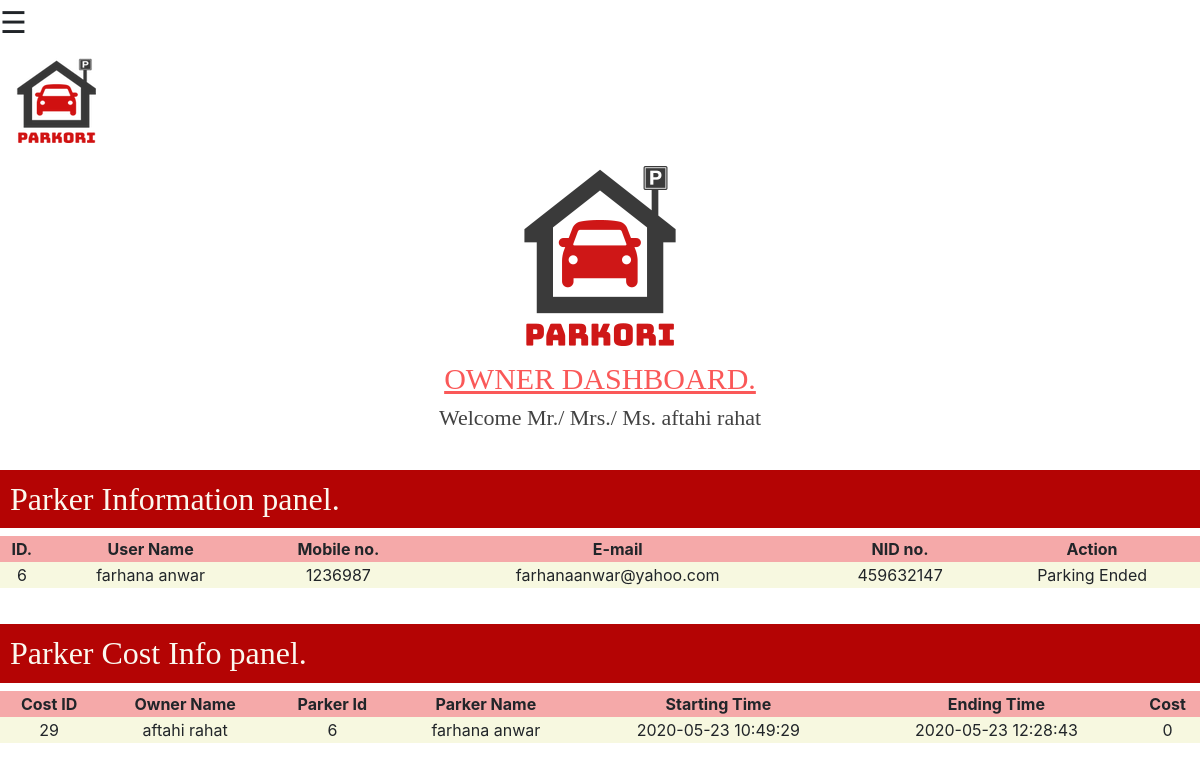
Page /Loginform/dashboards/ownerDashboard_update.php?p_name=farhana anwar (signed in) on the committed database.
### tables this page shows
CREATE TABLE `parker` (
  `id` int(6) NOT NULL,
  `username` varchar(55) NOT NULL,
  `password` varchar(60) NOT NULL,
  `email` varchar(70) NOT NULL,
  `mobile_no` int(15) NOT NULL,
  `nid` int(60) NOT NULL,
  `approval` varchar(20) NOT NULL DEFAULT 'no'
);

CREATE TABLE `cost_info` (
  `cost_id` int(10) NOT NULL,
  `owner_name` varchar(255) NOT NULL,
  `parker_id` int(11) NOT NULL,
  `parker_name` varchar(255) NOT NULL,
  `starting_time` datetime NOT NULL DEFAULT CURRENT_TIMESTAMP,
  `ending_time` datetime NOT NULL,
  `cost` float NOT NULL
);

### Loginform/dashboards/ownerDashboard_update.php (the view, shortened to what this page needs)
<?php include "includes/dbconnect.inc.php"; ?>
<?php
$adm = $msg1 = $msg3 = '';
if (isset($_SESSION['uname'])) {
    $adm = $_SESSION['uname'];
} else {
    header("Location:Ownerlogin.php");
}
?>
<!DOCTYPE html>
<html lang="en">
<head>
    <link rel="stylesheet" href="bootstrap.min.css">
    <link rel="stylesheet" href="owl.carousel.min.css">
    <link rel="stylesheet" href="owl.theme.default.min.css">
    <link href="find-parking-place.css" rel="stylesheet">
    <link href="sidebar.css" rel="stylesheet">
    <link rel="stylesheet" href="https://cdnjs.cloudflare.com/ajax/libs/font-awesome/4.7.0/css/font-awesome.min.css">
    <link rel="stylesheet" href="../../css/ownerDash_style.css">
</head>
<body>
    <span style="font-size:30px;cursor:pointer" onclick="openNav()">&#9776;</span>
    <div id="main">
        <nav class="navbar navbar-default" role="navigation">
            <a class="navbar-brand navbar-right" href="index.html"><img src="rsz_logo1.png"></a>
        </nav>
        <div align="center">
            <img src="LOGO.png" alt="logo"><br>
            <span style="color:#FA5858; font-size:30px; font-family:ebrima"><u> OWNER DASHBOARD. </u></span><br>
            <span style="color:#424242; font-size:22px; font-family:ebrima"> Welcome Mr./ Mrs./ Ms. <?php echo $adm; ?> </span>
        </div>
    </div>
    <form action="" method="POST">
        <h2 class="admpanel">Parker Information panel.</h2>
        <table style="width:100%">
            <tr>
                <th>ID.</th>
                <th>User Name</th>
                <th>Mobile no.</th>
                <th>E-mail</th>
                <th>NID no.</th>
                <th>Action</th>
            </tr>
            <?php
            if ($_SERVER['REQUEST_METHOD'] == 'GET') {
                $par_name = $_GET['p_name'];
                $cost_info_query = "SELECT * FROM cost_info WHERE parker_name = '$par_name'";
                $cost_info = mysqli_query($conn, $cost_info_query);
                while ($row = mysqli_fetch_assoc($cost_info)) {
                    $o_uname = $row['owner_name'];
                    if ($adm == $o_uname) {
                        $sql1 = "SELECT * from parker WHERE username = '$par_name'";
                        $result1 = mysqli_query($conn, $sql1);
                        while ($row = mysqli_fetch_assoc($result1)) {
            ?>
                            <tr>
                                <td><?php echo $row['id']; ?></td>
                                <td><?php echo $row['username']; ?></td>
                                <td><?php echo $row['mobile_no']; ?></td>
                                <td><?php echo $row['email']; ?></td>
                                <td><?php echo $row['nid']; ?></td>
                                <td align="center">Parking Ended</td>
                            </tr>
            <?php
                        }
                    }
                }
            }
            ?>
        </table>
        <h2 class="admpanel">Parker Cost Info panel.</h2>
        <table style="width:100%">
            <thead>
                <tr>
                    <th>Cost ID</th>
                    <th>Owner Name</th>
                    <th>Parker Id</th>
                    <th>Parker Name</th>
                    <th>Starting Time</th>
                    <th>Ending Time</th>
                    <th>Cost</th>
                </tr>
            </thead>
            <tbody>
                <?php
                if ($_SERVER['REQUEST_METHOD'] == 'GET') {
                    $par_name = $_GET['p_name'];
                    $select_cost_info_query = "SELECT * FROM cost_info WHERE parker_name = '$par_name' AND owner_name = '$adm'";
                    $select_cost_info = mysqli_query($conn, $select_cost_info_query);
                    while ($row = mysqli_fetch_assoc($select_cost_info)) {
                        $cost_id = $row['cost_id'];
                        $owner_name = $row['owner_name'];
                        $parker_id = $row['parker_id'];
                        $parker_name = $row['parker_name'];
                        $starting_time = $row['starting_time'];
                        $ending_time = $row['ending_time'];
                        $cost = $row['cost'];
                ?>
                        <tr>
                            <td><?php echo $cost_id; ?></td>
                            <td><?php echo $owner_name; ?></td>
                            <td><?php echo $parker_id; ?></td>
                            <td><?php echo $parker_name; ?></td>
                            <td><?php echo $starting_time; ?></td>
                            <td><?php echo $ending_time; ?></td>
                            <td><?php echo $cost; ?></td>
                        </tr>
                <?php
                    }
                }
                ?>
            </tbody>
        </table>
    </form>
</body>
</html>

### css/ownerDash_style.css (style rules this page uses)
.admpanel { background-color: #B40404; color: #FBF8EF; padding: 10px; font-family: ebrima; margin-top: 3%; }
th { background-color: #F5A9A9; text-align: center; }
td { background-color: #F7F8E0; text-align: center; }

### rows in the picture
cost_info: cost_id "29", owner_name "aftahi rahat", parker "6", parker_name "farhana anwar", starting_time "2020-05-23 10:49:29", ending_time "2020-05-23 12:28:43", cost "0"
parker: id "6", username "farhana anwar", mobile_no "1236987", email "farhanaanwar@yahoo.com", nid "459632147"

### other values in the picture
$adm "aftahi rahat"
